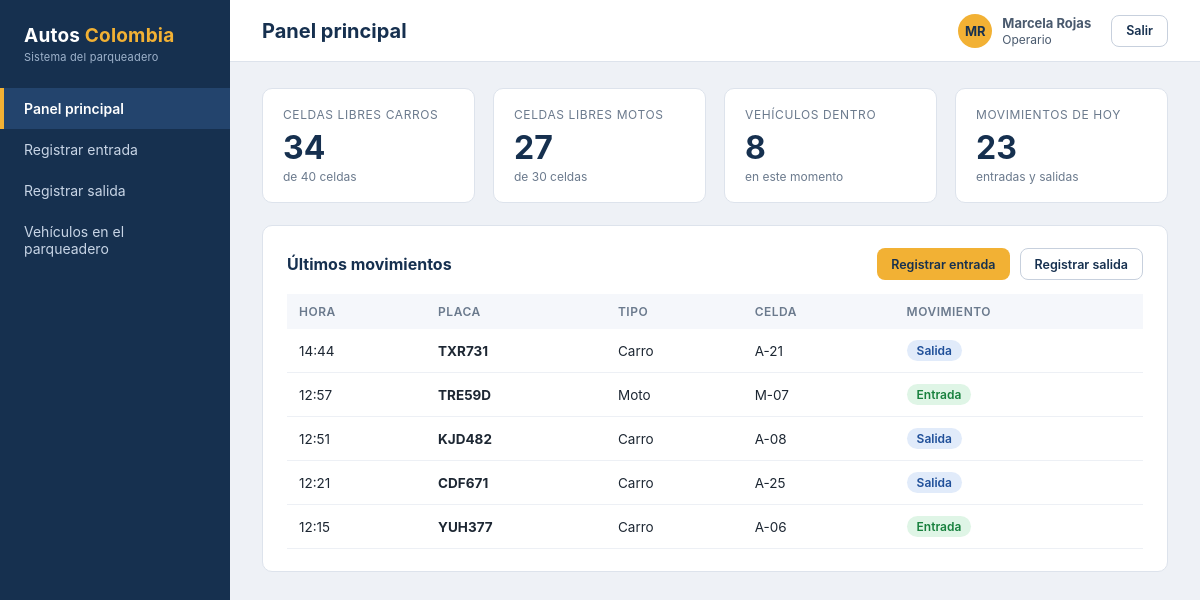
Page / (signed in) on the committed database.
### modelo/entidades.py (models this page shows, shortened)
class Base(DeclarativeBase):
    pass

class Operario(Base):
    __tablename__ = "operario"
    id_operario: Mapped[int] = mapped_column(Integer, primary_key=True, autoincrement=True)
    nombre: Mapped[str] = mapped_column(String, nullable=False)
    usuario_sistema: Mapped[str] = mapped_column(String, nullable=False, unique=True)
    contrasena_hash: Mapped[str] = mapped_column(String, nullable=False)
    rol: Mapped[RolOperario] = mapped_column(EnumTexto(RolOperario), nullable=False)
    def es_administrador(self):
        return self.rol == RolOperario.ADMINISTRADOR
    @property
    def iniciales(self):
        partes = self.nombre.split()
        return "".join(p[0] for p in partes[:2]).upper()

class Movimiento(Base):
    __tablename__ = "movimiento"
    id_movimiento: Mapped[int] = mapped_column(Integer, primary_key=True, autoincrement=True)
    id_vehiculo: Mapped[int] = mapped_column(ForeignKey("vehiculo.id_vehiculo"), nullable=False)
    id_celda: Mapped[int] = mapped_column(ForeignKey("celda.id_celda"), nullable=False)
    id_operario_entrada: Mapped[int] = mapped_column(ForeignKey("operario.id_operario"), nullable=False)
    id_operario_salida: Mapped[int | None] = mapped_column(ForeignKey("operario.id_operario"))
    fecha_hora_entrada: Mapped[datetime] = mapped_column(FechaHoraISO, nullable=False)
    fecha_hora_salida: Mapped[datetime | None] = mapped_column(FechaHoraISO)
    vehiculo: Mapped[Vehiculo] = relationship(back_populates="movimientos")
    celda: Mapped[Celda] = relationship()
    operario_entrada: Mapped[Operario] = relationship(foreign_keys=[id_operario_entrada])
    operario_salida: Mapped[Operario | None] = relationship(foreign_keys=[id_operario_salida])

class Vehiculo(Base):
    __tablename__ = "vehiculo"
    id_vehiculo: Mapped[int] = mapped_column(Integer, primary_key=True, autoincrement=True)
    placa: Mapped[str] = mapped_column(String, nullable=False, unique=True)
    tipo: Mapped[TipoVehiculo] = mapped_column(EnumTexto(TipoVehiculo), nullable=False)
    marca: Mapped[str | None] = mapped_column(String)
    color: Mapped[str | None] = mapped_column(String)
    id_usuario: Mapped[int] = mapped_column(ForeignKey("usuario.id_usuario"), nullable=False)
    usuario: Mapped[Usuario] = relationship(back_populates="vehiculos")
    mensualidades: Mapped[list["Mensualidad"]] = relationship(
        back_populates="vehiculo", order_by="Mensualidad.fecha_fin.desc()"
    )
    movimientos: Mapped[list["Movimiento"]] = relationship(back_populates="vehiculo")

class Celda(Base):
    __tablename__ = "celda"
    id_celda: Mapped[int] = mapped_column(Integer, primary_key=True, autoincrement=True)
    codigo: Mapped[str] = mapped_column(String, nullable=False, unique=True)
    tipo: Mapped[TipoVehiculo] = mapped_column(EnumTexto(TipoVehiculo), nullable=False)
    estado: Mapped[EstadoCelda] = mapped_column(
        EnumTexto(EstadoCelda), nullable=False, default=EstadoCelda.LIBRE
    )

### controladores/movimiento_controlador.py (the view)
@bp.route("/")
@login_requerido
def panel():
    return render_template("panel.html", resumen=MovimientoServicio().resumen_panel())

### controladores/autenticacion_controlador.py (called while the page is built)
def login_requerido(vista):
    @wraps(vista)
    def envoltura(*args, **kwargs):
        if g.operario is None:
            return redirect(url_for("autenticacion.login", siguiente=request.path))
        return vista(*args, **kwargs)
    return envoltura

@bp.before_app_request
def cargar_operario():
    id_operario = session.get("id_operario")
    g.operario = AutenticacionServicio().obtener_operario(id_operario) if id_operario else None
    if id_operario and g.operario is None:
        session.clear()

### modelo/entidades.py (called while the page is built)
    def process_bind_param(self, valor, dialect):
        return valor.strftime(FORMATO_FECHA_HORA) if valor else None

    def process_result_value(self, valor, dialect):
        return datetime.strptime(valor, FORMATO_FECHA_HORA) if valor else None

    def process_bind_param(self, valor, dialect):
        return valor.name if valor is not None else None

    def process_result_value(self, valor, dialect):
        return self.clase_enum[valor] if valor is not None else None

### repositorios/celda_repositorio.py (called while the page is built)
    def contar(self, tipo, estado=None):
        consulta = select(func.count()).select_from(Celda).where(Celda.tipo == tipo)
        if estado is not None:
            consulta = consulta.where(Celda.estado == estado)
        return sesion.scalar(consulta)

### repositorios/movimiento_repositorio.py (called while the page is built)
def _con_relaciones():
    return select(Movimiento).options(
        joinedload(Movimiento.vehiculo).joinedload(Vehiculo.usuario),
        joinedload(Movimiento.celda),
        joinedload(Movimiento.operario_entrada),
        joinedload(Movimiento.operario_salida),
    )

    def contar_abiertos(self):
        consulta = select(func.count()).select_from(Movimiento).where(Movimiento.fecha_hora_salida.is_(None))
        return sesion.scalar(consulta)

    def contar_eventos_del_dia(self, dia):
        inicio = datetime.combine(dia, time.min)
        fin = inicio + timedelta(days=1)
        entradas = select(func.count()).select_from(Movimiento).where(
            Movimiento.fecha_hora_entrada >= inicio, Movimiento.fecha_hora_entrada < fin
        )
        salidas = select(func.count()).select_from(Movimiento).where(
            Movimiento.fecha_hora_salida >= inicio, Movimiento.fecha_hora_salida < fin
        )
        return sesion.scalar(entradas) + sesion.scalar(salidas)

    def listar_recientes(self, limite):
        ultimo = func.coalesce(Movimiento.fecha_hora_salida, Movimiento.fecha_hora_entrada)
        consulta = _con_relaciones().order_by(ultimo.desc()).limit(limite)
        return list(sesion.scalars(consulta).unique())

### templates/panel.html (shortened to what this page needs)
{% extends "base.html" %}
{% block encabezado %}Panel principal{% endblock %}
{% block contenido %}
<div class="cards">
  <div class="card"><div class="l">Celdas libres carros</div><div class="v">{{ resumen.libres_carros }}</div><div class="s">de {{ resumen.total_carros }} celdas</div></div>
  <div class="card"><div class="l">Celdas libres motos</div><div class="v">{{ resumen.libres_motos }}</div><div class="s">de {{ resumen.total_motos }} celdas</div></div>
  <div class="card"><div class="l">Vehículos dentro</div><div class="v">{{ resumen.dentro }}</div><div class="s">en este momento</div></div>
  <div class="card"><div class="l">Movimientos de hoy</div><div class="v">{{ resumen.movimientos_hoy }}</div><div class="s">entradas y salidas</div></div>
</div>
<div class="panel">
  <div class="panel-cab">
    <h2>Últimos movimientos</h2>
    <div class="acciones">
      <a class="btn a s" href="{{ url_for('movimiento.entrada') }}">Registrar entrada</a>
      <a class="btn g s" href="{{ url_for('movimiento.salida') }}">Registrar salida</a>
    </div>
  </div>
  <div class="tabla-scroll">
  <table>
    <tr><th>Hora</th><th>Placa</th><th>Tipo</th><th>Celda</th><th>Movimiento</th></tr>
    {% for fecha, clase, m in resumen.ultimos %}
    <tr>
      <td>{{ fecha | hora }}</td>
      <td><b>{{ m.vehiculo.placa }}</b></td>
      <td>{{ m.vehiculo.tipo.value }}</td>
      <td>{{ m.celda.codigo }}</td>
      <td><span class="badge {{ 'ok' if clase == 'Entrada' else 'info' }}">{{ clase }}</span></td>
    </tr>
    {% else %}
    <tr><td colspan="5" class="vacio">Todavía no hay movimientos registrados.</td></tr>
    {% endfor %}
  </table>
  </div>
</div>
{% endblock %}

### templates/base.html (shortened to what this page needs)
<!doctype html>
<html lang="es">
<head>
<link rel="stylesheet" href="{{ url_for('static', filename='css/estilos.css') }}">
</head>
<body>
<div class="app">
  <aside class="side">
    <div class="brand">Autos <span>Colombia</span><small>Sistema del parqueadero</small></div>
    <nav class="nav">
      {% set ep = request.endpoint %}
      <a href="{{ url_for('movimiento.panel') }}" class="{{ 'act' if ep == 'movimiento.panel' }}">Panel principal</a>
      <a href="{{ url_for('movimiento.entrada') }}" class="{{ 'act' if ep == 'movimiento.entrada' }}">Registrar entrada</a>
      <a href="{{ url_for('movimiento.salida') }}" class="{{ 'act' if ep == 'movimiento.salida' }}">Registrar salida</a>
      <a href="{{ url_for('movimiento.vehiculos_dentro') }}" class="{{ 'act' if ep == 'movimiento.vehiculos_dentro' }}">Vehículos en el parqueadero</a>
    </nav>
  </aside>
  <div class="main">
    <header class="top">
      <h1>{% block encabezado %}{% endblock %}</h1>
      <div class="user">
        <div class="av">{{ g.operario.iniciales }}</div>
        <div><b>{{ g.operario.nombre }}</b><br><small>{{ g.operario.rol.value }}</small></div>
        <form method="post" action="{{ url_for('autenticacion.logout') }}">
          <button class="btn g s" type="submit">Salir</button>
        </form>
      </div>
    </header>
    <main class="content">
      {% block contenido %}{% endblock %}
    </main>
  </div>
</div>
</body>
</html>

### static/css/estilos.css (style rules this page uses)
* { box-sizing:border-box;margin:0;padding:0 }
body { font-family:'Inter','Segoe UI',Roboto,Arial,sans-serif;background:#eef1f6;color:#1d2733;font-size:14px;min-height:100vh }
a { color:inherit }
.app { display:flex;min-height:100vh }
.side { width:230px;flex-shrink:0;background:#16304f;color:#fff;padding:24px 0;display:flex;flex-direction:column }
.brand { padding:0 24px 24px;font-size:19px;font-weight:700;letter-spacing:.2px }
.brand span { color:#f2b134 }
.brand small { display:block;font-size:11px;font-weight:400;color:#9fb3cc;margin-top:3px }
.nav a { display:block;padding:12px 24px;color:#c8d5e6;font-size:14px;text-decoration:none }
.nav a.act { background:#23446d;color:#fff;border-left:4px solid #f2b134;padding-left:20px;font-weight:600 }
.main { flex:1;min-width:0;display:flex;flex-direction:column }
.top { height:62px;background:#fff;border-bottom:1px solid #dde3ec;display:flex;align-items:center;justify-content:space-between;padding:0 32px }
.top h1 { font-size:20px;font-weight:700;color:#16304f }
.user { display:flex;align-items:center;gap:10px;font-size:13px;color:#4a5a6e }
.user small { font-size:12px }
.user form { margin-left:10px }
.av { width:34px;height:34px;border-radius:50%;background:#f2b134;color:#16304f;font-weight:700;display:flex;align-items:center;justify-content:center }
.content { padding:26px 32px;flex:1 }
.cards { display:grid;grid-template-columns:repeat(4,1fr);gap:18px;margin-bottom:22px }
.card { background:#fff;border-radius:10px;padding:18px 20px;border:1px solid #dde3ec }
.card .l { font-size:12px;color:#6b7a8d;text-transform:uppercase;letter-spacing:.6px }
.card .v { font-size:32px;font-weight:700;color:#16304f;margin-top:6px }
.card .s { font-size:12px;color:#6b7a8d;margin-top:2px }
.panel { background:#fff;border-radius:10px;border:1px solid #dde3ec;padding:22px 24px;margin-bottom:22px }
.panel h2 { font-size:16px;color:#16304f;margin-bottom:14px }
.panel-cab { display:flex;justify-content:space-between;align-items:center;margin-bottom:14px;gap:12px;flex-wrap:wrap }
.panel-cab h2 { margin:0 }
.acciones { display:flex;gap:10px;flex-wrap:wrap }
.tabla-scroll { overflow-x:auto }
table { width:100%;border-collapse:collapse;font-size:13.5px }
th { text-align:left;color:#6b7a8d;font-weight:600;font-size:12px;text-transform:uppercase;letter-spacing:.5px;padding:10px 12px;background:#f5f7fb }
td { padding:11px 12px;border-bottom:1px solid #edf0f5 }
.badge { display:inline-block;padding:3px 10px;border-radius:12px;font-size:12px;font-weight:600 }
.ok { background:#dff5e6;color:#17803d }
.info { background:#e1ebfa;color:#1f4f99 }
.btn { display:inline-flex;align-items:center;justify-content:center;height:42px;padding:0 22px;border-radius:8px;font-size:14px;font-weight:600;border:0;cursor:pointer;text-decoration:none;font-family:inherit }
.btn.a { background:#f2b134;color:#16304f }
.btn.g { background:#fff;color:#16304f;border:1px solid #c7d0dd }
.btn.s { height:32px;padding:0 14px;font-size:12.5px }

### rows in the picture
Operario: operario.iniciales "MR", operario.nombre "Marcela Rojas", operario.rol.value "Operario"
Movimiento: fecha_hora_salida "14:44", vehiculo.placa "TXR731", vehiculo.tipo.value "Carro", celda.codigo "A-21", clase "Salida"
Movimiento: fecha_hora_entrada "12:57", vehiculo.placa "TRE59D", vehiculo.tipo.value "Moto", celda.codigo "M-07", clase "Entrada"
Movimiento: fecha_hora_salida "12:51", vehiculo.placa "KJD482", vehiculo.tipo.value "Carro", celda.codigo "A-08", clase "Salida"
Movimiento: fecha_hora_salida "12:21", vehiculo.placa "CDF671", vehiculo.tipo.value "Carro", celda.codigo "A-25", clase "Salida"
Movimiento: fecha_hora_entrada "12:15", vehiculo.placa "YUH377", vehiculo.tipo.value "Carro", celda.codigo "A-06", clase "Entrada"

### other values in the picture
{{ resumen.libres_carros }} "34"
{{ resumen.total_carros }} "40"
{{ resumen.libres_motos }} "27"
{{ resumen.total_motos }} "30"
{{ resumen.dentro }} "8"
{{ resumen.movimientos_hoy }} "23"
